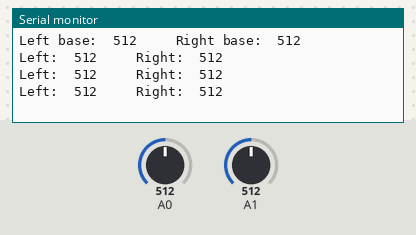
A sketch run on a simulated Arduino Uno, built with avr-gcc and run on an emulated ATmega328P. On the bench: the last lines printed to the serial monitor. The test bench sets the inputs (shaded band); at power-on: A0 = 512, A1 = 512.

Above: at 1.2 s.
1.3 s: A0 set to 716
At 1.9 s:
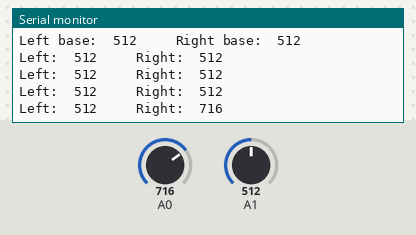
2.8 s: A1 set to 716
At 3.4 s:
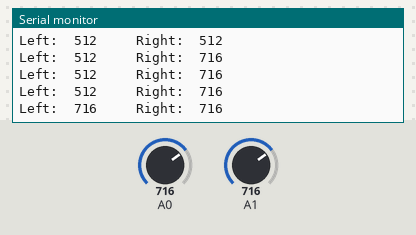
4.3 s: A0 set to 900
At 4.9 s:
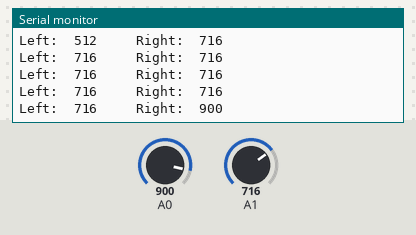
5.8 s: A1 set to 900
At 6.4 s:
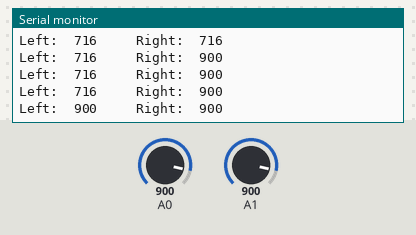
Timing chart, 0 to 8.3 s (numbered marks = the images above; inputs shaded):
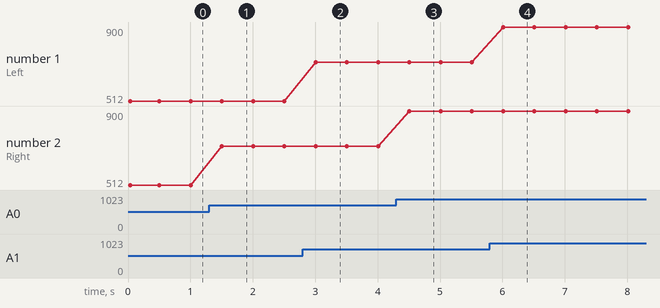

Measured:
- after the input at 1.3 s, the serial monitor: prints a new line after 0.20 s (image 1)
- after the input at 2.8 s, the serial monitor: prints a new line after 0.21 s (image 2)
- after the input at 4.3 s, the serial monitor: prints a new line after 0.21 s (image 3)
- after the input at 5.8 s, the serial monitor: prints a new line after 0.21 s (image 4)
- plotted number 2: 512 → 716 after the input at 1.3 s, 716 → 900 after the input at 4.3 s

The sketch:

photoresistor.ino
```cpp
const int leftPhoto = A1;
const int rightPhoto = A0;

int leftBase, rightBase;

int readLight(int sensorPin){
  return analogRead(sensorPin);
}

void setup(){
  leftBase = readLight(leftPhoto);
  rightBase = readLight(rightPhoto);
  Serial.begin(9600);
  Serial.print("Left base:  ");
  Serial.print(leftBase);
  Serial.print("     Right base:  ");
  Serial.print(rightBase);
  Serial.println();
}

void loop(){
  Serial.begin(9600);
  Serial.print("Left:  ");
  Serial.print(readLight(leftPhoto));
  Serial.print("     Right:  ");
  Serial.print(readLight(rightPhoto));
  Serial.println();
  delay(500);
}
```
